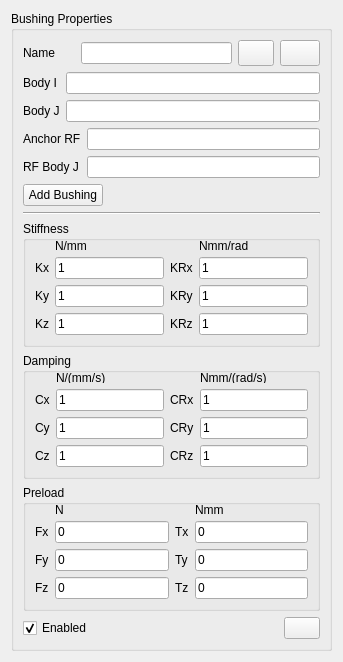
       <widget class="QWidget" name="pageBushing">
        <layout class="QVBoxLayout" name="verticalLayout_23">
         <item>
          <widget class="QGroupBox" name="grbBushing">
           <property name="title">
            <string>Bushing Properties</string>
           </property>
           <layout class="QVBoxLayout" name="verticalLayout_22">
            <item>
             <layout class="QGridLayout" name="gridLayout_31">
              <item row="0" column="0">
               <widget class="QLabel" name="label_54">
                <property name="text">
                 <string>Name      </string>
                </property>
               </widget>
              </item>
              <item row="0" column="1">
               <widget class="QLineEdit" name="Edit_BushingName">
                <property name="readOnly">
                 <bool>true</bool>
                </property>
               </widget>
              </item>
              <item row="0" column="2">
               <widget class="QPushButton" name="btnRenameBushing">
                <property name="maximumSize">
                 <size>
                  <width>36</width>
                  <height>26</height>
                 </size>
                </property>
                <property name="toolTip">
                 <string>Rename Bushing</string>
                </property>
                <property name="text">
                 <string/>
                </property>
                <property name="icon">
                 <iconset theme="QIcon::ThemeIcon::DocumentProperties"/>
                </property>
               </widget>
              </item>
              <item row="0" column="3">
               <widget class="QPushButton" name="btnDelBushing">
                <property name="minimumSize">
                 <size>
                  <width>36</width>
                  <height>26</height>
                 </size>
                </property>
                <property name="toolTip">
                 <string>Delete Bushing</string>
                </property>
                <property name="text">
                 <string/>
                </property>
                <property name="icon">
                 <iconset theme="QIcon::ThemeIcon::EditDelete"/>
                </property>
               </widget>
              </item>
             </layout>
            </item>
            <item>
             <layout class="QGridLayout" name="gridLayout_32">
              <item row="1" column="0">
               <widget class="QLabel" name="label_55">
                <property name="text">
                 <string>Body J</string>
                </property>
               </widget>
              </item>
              <item row="1" column="1">
               <widget class="QLineEdit" name="Edit_BodyJ_Bushing">
                <property name="toolTip">
                 <string>&lt;html&gt;&lt;head/&gt;&lt;body&gt;&lt;p&gt;Define second action Body or Ground&lt;/p&gt;&lt;/body&gt;&lt;/html&gt;</string>
                </property>
                <property name="readOnly">
                 <bool>true</bool>
                </property>
               </widget>
              </item>
              <item row="0" column="0">
               <widget class="QLabel" name="label_56">
                <property name="text">
                 <string>Body I</string>
                </property>
               </widget>
              </item>
              <item row="0" column="1">
               <widget class="QLineEdit" name="Edit_BodyI_Bushing">
                <property name="toolTip">
                 <string>&lt;html&gt;&lt;head/&gt;&lt;body&gt;&lt;p&gt;Define first action Body or Ground&lt;/p&gt;&lt;/body&gt;&lt;/html&gt;</string>
                </property>
                <property name="readOnly">
                 <bool>true</bool>
                </property>
               </widget>
              </item>
             </layout>
            </item>
            <item>
             <layout class="QGridLayout" name="gridLayout_33">
              <item row="1" column="0">
               <widget class="QLabel" name="lbl_Bushing_RFBodyJ">
                <property name="text">
                 <string>RF Body J</string>
                </property>
               </widget>
              </item>
              <item row="0" column="1">
               <widget class="QLineEdit" name="Edit_RFBodyI_Bushing">
                <property name="toolTip">
                 <string>&lt;html&gt;&lt;head/&gt;&lt;body&gt;&lt;p&gt;The Global Reference Frame defining the Bushing position as local Anchor points at Body_I and Body_J&lt;/p&gt;&lt;/body&gt;&lt;/html&gt;</string>
                </property>
                <property name="readOnly">
                 <bool>true</bool>
                </property>
               </widget>
              </item>
              <item row="0" column="0">
               <widget class="QLabel" name="lbl_Bushing_RFBodyI">
                <property name="text">
                 <string>Anchor RF</string>
                </property>
               </widget>
              </item>
              <item row="1" column="1">
               <widget class="QLineEdit" name="Edit_RFBodyJ_Bushing">
                <property name="enabled">
                 <bool>true</bool>
                </property>
                <property name="readOnly">
                 <bool>true</bool>
                </property>
               </widget>
              </item>
             </layout>
            </item>
            <item>
             <layout class="QGridLayout" name="gridLayout_37">
              <item row="0" column="1">
               <spacer name="horizontalSpacer_11">
                <property name="orientation">
                 <enum>Qt::Orientation::Horizontal</enum>
                </property>
                <property name="sizeHint" stdset="0">
                 <size>
                  <width>40</width>
                  <height>20</height>
                 </size>
                </property>
               </spacer>
              </item>
              <item row="0" column="0">
               <widget class="QPushButton" name="btnAddBushing">
                <property name="toolTip">
                 <string>&lt;html&gt;&lt;head/&gt;&lt;body&gt;&lt;p&gt;Create new Bushing (flexible connection)&lt;/p&gt;&lt;/body&gt;&lt;/html&gt;</string>
                </property>
                <property name="text">
                 <string>Add Bushing</string>
                </property>
               </widget>
              </item>
             </layout>
            </item>
            <item>
             <widget class="Line" name="line_5">
              <property name="orientation">
               <enum>Qt::Orientation::Horizontal</enum>
              </property>
             </widget>
            </item>
            <item>
             <widget class="QGroupBox" name="groupBox">
              <property name="title">
               <string>Stiffness</string>
              </property>
              <layout class="QVBoxLayout" name="verticalLayout_24">
               <property name="topMargin">
                <number>0</number>
               </property>
               <item>
                <layout class="QGridLayout" name="gridLayout_23">
                 <item row="0" column="1">
                  <widget class="QLabel" name="label_65">
                   <property name="maximumSize">
                    <size>
                     <width>16777215</width>
                     <height>10</height>
                    </size>
                   </property>
                   <property name="font">
                    <font>
                     <kerning>true</kerning>
                    </font>
                   </property>
                   <property name="text">
                    <string>N/mm</string>
                   </property>
                   <property name="textFormat">
                    <enum>Qt::TextFormat::AutoText</enum>
                   </property>
                  </widget>
                 </item>
                 <item row="0" column="3">
                  <widget class="QLabel" name="label_59">
                   <property name="maximumSize">
                    <size>
                     <width>16777215</width>
                     <height>10</height>
                    </size>
                   </property>
                   <property name="text">
                    <string>Nmm/rad</string>
                   </property>
                  </widget>
                 </item>
                 <item row="1" column="0">
                  <widget class="QLabel" name="label_32">
                   <property name="text">
                    <string>Kx</string>
                   </property>
                  </widget>
                 </item>
                 <item row="1" column="1">
                  <widget class="QLineEdit" name="Edit_Kx">
                   <property name="toolTip">
                    <string>&lt;html&gt;&lt;head/&gt;&lt;body&gt;&lt;p&gt;Translational Stiffness oriented along the X-axis of the Anchor RF&lt;/p&gt;&lt;/body&gt;&lt;/html&gt;</string>
                   </property>
                   <property name="text">
                    <string>1</string>
                   </property>
                  </widget>
                 </item>
                 <item row="1" column="2">
                  <widget class="QLabel" name="label_35">
                   <property name="text">
                    <string>KRx</string>
                   </property>
                  </widget>
                 </item>
                 <item row="1" column="3">
                  <widget class="QLineEdit" name="Edit_KRx">
                   <property name="toolTip">
                    <string>&lt;html&gt;&lt;head/&gt;&lt;body&gt;&lt;p&gt;Rotational Stiffness oriented along the X-axis of the Anchor RF&lt;/p&gt;&lt;/body&gt;&lt;/html&gt;</string>
                   </property>
                   <property name="text">
                    <string>1</string>
                   </property>
                  </widget>
                 </item>
                 <item row="2" column="0">
                  <widget class="QLabel" name="label_33">
                   <property name="text">
                    <string>Ky</string>
                   </property>
                  </widget>
                 </item>
                 <item row="2" column="1">
                  <widget class="QLineEdit" name="Edit_Ky">
                   <property name="toolTip">
                    <string>&lt;html&gt;&lt;head/&gt;&lt;body&gt;&lt;p&gt;Translational Stiffness oriented along the Y-axis of the Anchor RF&lt;/p&gt;&lt;/body&gt;&lt;/html&gt;</string>
                   </property>
                   <property name="text">
                    <string>1</string>
                   </property>
                  </widget>
                 </item>
                 <item row="2" column="2">
                  <widget class="QLabel" name="label_36">
                   <property name="text">
                    <string>KRy</string>
                   </property>
                  </widget>
                 </item>
                 <item row="2" column="3">
                  <widget class="QLineEdit" name="Edit_KRy">
                   <property name="toolTip">
                    <string>&lt;html&gt;&lt;head/&gt;&lt;body&gt;&lt;p&gt;Rotational Stiffness oriented along the Y-axis of the Anchor RF&lt;/p&gt;&lt;/body&gt;&lt;/html&gt;</string>
                   </property>
                   <property name="text">
                    <string>1</string>
                   </property>
                  </widget>
                 </item>
                 <item row="3" column="0">
                  <widget class="QLabel" name="label_34">
                   <property name="text">
                    <string>Kz</string>
                   </property>
                  </widget>
                 </item>
                 <item row="3" column="1">
                  <widget class="QLineEdit" name="Edit_Kz">
                   <property name="toolTip">
                    <string>&lt;html&gt;&lt;head/&gt;&lt;body&gt;&lt;p&gt;Translational Stiffness oriented along the Z-axis of the Anchor RF&lt;/p&gt;&lt;/body&gt;&lt;/html&gt;</string>
                   </property>
                   <property name="text">
                    <string>1</string>
                   </property>
                  </widget>
                 </item>
                 <item row="3" column="2">
                  <widget class="QLabel" name="label_37">
                   <property name="text">
                    <string>KRz</string>
                   </property>
                  </widget>
                 </item>
                 <item row="3" column="3">
                  <widget class="QLineEdit" name="Edit_KRz">
                   <property name="toolTip">
                    <string>&lt;html&gt;&lt;head/&gt;&lt;body&gt;&lt;p&gt;Rotational Stiffness oriented along the Z-axis of the Anchor RF&lt;/p&gt;&lt;/body&gt;&lt;/html&gt;</string>
                   </property>
                   <property name="text">
                    <string>1</string>
                   </property>
                  </widget>
                 </item>
                </layout>
               </item>
              </layout>
             </widget>
            </item>
            <item>
             <widget class="QGroupBox" name="groupBox_2">
              <property name="title">
               <string>Damping</string>
              </property>
              <layout class="QVBoxLayout" name="verticalLayout_25">
               <property name="topMargin">
                <number>0</number>
               </property>
               <item>
                <layout class="QGridLayout" name="gridLayout_24">
                 <item row="0" column="1">
                  <widget class="QLabel" name="label_66">
                   <property name="maximumSize">
                    <size>
                     <width>16777215</width>
                     <height>10</height>
                    </size>
                   </property>
                   <property name="text">
                    <string>N/(mm/s)</string>
                   </property>
                   <property name="textFormat">
                    <enum>Qt::TextFormat::AutoText</enum>
                   </property>
                  </widget>
                 </item>
                 <item row="0" column="3">
                  <widget class="QLabel" name="label_62">
                   <property name="maximumSize">
                    <size>
                     <width>16777215</width>
                     <height>10</height>
                    </size>
                   </property>
                   <property name="text">
                    <string>Nmm/(rad/s)</string>
                   </property>
                  </widget>
                 </item>
                 <item row="1" column="0">
                  <widget class="QLabel" name="label_67">
                   <property name="text">
                    <string>Cx</string>
                   </property>
                  </widget>
                 </item>
                 <item row="1" column="1">
                  <widget class="QLineEdit" name="Edit_Cx">
                   <property name="toolTip">
                    <string>&lt;html&gt;&lt;head/&gt;&lt;body&gt;&lt;p&gt;Translational Damping oriented along the X-axis of the Anchor RF&lt;/p&gt;&lt;/body&gt;&lt;/html&gt;</string>
                   </property>
                   <property name="text">
                    <string>1</string>
                   </property>
                  </widget>
                 </item>
                 <item row="1" column="2">
                  <widget class="QLabel" name="label_68">
                   <property name="text">
                    <string>CRx</string>
                   </property>
                  </widget>
                 </item>
                 <item row="1" column="3">
                  <widget class="QLineEdit" name="Edit_CRx">
                   <property name="toolTip">
                    <string>&lt;html&gt;&lt;head/&gt;&lt;body&gt;&lt;p&gt;Rotational Damping oriented along the X-axis of the Anchor RF&lt;/p&gt;&lt;/body&gt;&lt;/html&gt;</string>
                   </property>
                   <property name="text">
                    <string>1</string>
                   </property>
                  </widget>
                 </item>
                 <item row="2" column="0">
                  <widget class="QLabel" name="label_69">
                   <property name="text">
                    <string>Cy</string>
                   </property>
                  </widget>
                 </item>
                 <item row="2" column="1">
                  <widget class="QLineEdit" name="Edit_Cy">
                   <property name="toolTip">
                    <string>&lt;html&gt;&lt;head/&gt;&lt;body&gt;&lt;p&gt;Translational Damping oriented along the Y-axis of the Anchor RF&lt;/p&gt;&lt;/body&gt;&lt;/html&gt;</string>
                   </property>
                   <property name="text">
                    <string>1</string>
                   </property>
                  </widget>
                 </item>
                 <item row="2" column="2">
                  <widget class="QLabel" name="label_70">
                   <property name="text">
                    <string>CRy</string>
                   </property>
                  </widget>
                 </item>
                 <item row="2" column="3">
                  <widget class="QLineEdit" name="Edit_CRy">
                   <property name="toolTip">
                    <string>&lt;html&gt;&lt;head/&gt;&lt;body&gt;&lt;p&gt;Rotational Damping oriented along the Y-axis of the Anchor RF&lt;/p&gt;&lt;/body&gt;&lt;/html&gt;</string>
                   </property>
                   <property name="text">
                    <string>1</string>
                   </property>
                  </widget>
                 </item>
                 <item row="3" column="0">
                  <widget class="QLabel" name="label_71">
                   <property name="text">
                    <string>Cz</string>
                   </property>
                  </widget>
                 </item>
                 <item row="3" column="1">
                  <widget class="QLineEdit" name="Edit_Cz">
                   <property name="toolTip">
                    <string>&lt;html&gt;&lt;head/&gt;&lt;body&gt;&lt;p&gt;Translational Damping oriented along the Z-axis of the Anchor RF&lt;/p&gt;&lt;/body&gt;&lt;/html&gt;</string>
                   </property>
                   <property name="text">
                    <string>1</string>
                   </property>
                  </widget>
                 </item>
                 <item row="3" column="2">
                  <widget class="QLabel" name="label_72">
                   <property name="text">
                    <string>CRz</string>
                   </property>
                  </widget>
                 </item>
                 <item row="3" column="3">
                  <widget class="QLineEdit" name="Edit_CRz">
                   <property name="toolTip">
                    <string>&lt;html&gt;&lt;head/&gt;&lt;body&gt;&lt;p&gt;Rotational Damping oriented along the Z-axis of the Anchor RF&lt;/p&gt;&lt;/body&gt;&lt;/html&gt;</string>
                   </property>
                   <property name="text">
                    <string>1</string>
                   </property>
                  </widget>
                 </item>
                </layout>
               </item>
              </layout>
             </widget>
            </item>
            <item>
             <widget class="QGroupBox" name="groupBox_3">
              <property name="title">
               <string>Preload</string>
              </property>
              <layout class="QVBoxLayout" name="verticalLayout_26">
               <property name="topMargin">
                <number>0</number>
               </property>
               <item>
                <layout class="QGridLayout" name="gridLayout_38">
                 <item row="0" column="1">
                  <widget class="QLabel" name="label_73">
                   <property name="maximumSize">
                    <size>
                     <width>16777215</width>
                     <height>10</height>
                    </size>
                   </property>
                   <property name="text">
                    <string>N</string>
                   </property>
                   <property name="textFormat">
                    <enum>Qt::TextFormat::AutoText</enum>
                   </property>
                  </widget>
                 </item>
                 <item row="0" column="3">
                  <widget class="QLabel" name="label_63">
                   <property name="maximumSize">
                    <size>
                     <width>16777215</width>
                     <height>10</height>
                    </size>
                   </property>
                   <property name="text">
                    <string>Nmm</string>
                   </property>
                  </widget>
                 </item>
                 <item row="1" column="0">
                  <widget class="QLabel" name="label_74">
                   <property name="text">
                    <string>Fx</string>
                   </property>
                  </widget>
                 </item>
                 <item row="1" column="1">
                  <widget class="QLineEdit" name="Edit_Px">
                   <property name="toolTip">
                    <string>&lt;html&gt;&lt;head/&gt;&lt;body&gt;&lt;p&gt;Force preload along the X-axis of the Anchor RF&lt;/p&gt;&lt;/body&gt;&lt;/html&gt;</string>
                   </property>
                   <property name="text">
                    <string>0</string>
                   </property>
                  </widget>
                 </item>
                 <item row="1" column="2">
                  <widget class="QLabel" name="label_75">
                   <property name="text">
                    <string>Tx</string>
                   </property>
                  </widget>
                 </item>
                 <item row="1" column="3">
                  <widget class="QLineEdit" name="Edit_PRx">
                   <property name="toolTip">
                    <string>&lt;html&gt;&lt;head/&gt;&lt;body&gt;&lt;p&gt;Torque preload along the X-axis of the Anchor RF&lt;/p&gt;&lt;/body&gt;&lt;/html&gt;</string>
                   </property>
                   <property name="text">
                    <string>0</string>
                   </property>
                  </widget>
                 </item>
                 <item row="2" column="0">
                  <widget class="QLabel" name="label_76">
                   <property name="text">
                    <string>Fy</string>
                   </property>
                  </widget>
                 </item>
                 <item row="2" column="1">
                  <widget class="QLineEdit" name="Edit_Py">
                   <property name="toolTip">
                    <string>&lt;html&gt;&lt;head/&gt;&lt;body&gt;&lt;p&gt;Force preload along the Y-axis of the Anchor RF&lt;/p&gt;&lt;/body&gt;&lt;/html&gt;</string>
                   </property>
                   <property name="text">
                    <string>0</string>
                   </property>
                  </widget>
                 </item>
                 <item row="2" column="2">
                  <widget class="QLabel" name="label_77">
                   <property name="text">
                    <string>Ty</string>
                   </property>
                  </widget>
                 </item>
                 <item row="2" column="3">
                  <widget class="QLineEdit" name="Edit_PRy">
                   <property name="toolTip">
                    <string>&lt;html&gt;&lt;head/&gt;&lt;body&gt;&lt;p&gt;Torque preload along the Y-axis of the Anchor RF&lt;/p&gt;&lt;/body&gt;&lt;/html&gt;</string>
                   </property>
                   <property name="text">
                    <string>0</string>
                   </property>
                  </widget>
                 </item>
                 <item row="3" column="0">
                  <widget class="QLabel" name="label_78">
                   <property name="text">
                    <string>Fz</string>
                   </property>
                  </widget>
                 </item>
                 <item row="3" column="1">
                  <widget class="QLineEdit" name="Edit_Pz">
                   <property name="toolTip">
                    <string>&lt;html&gt;&lt;head/&gt;&lt;body&gt;&lt;p&gt;Force preload along the Z-axis of the Anchor RF&lt;/p&gt;&lt;/body&gt;&lt;/html&gt;</string>
                   </property>
                   <property name="text">
                    <string>0</string>
                   </property>
                  </widget>
                 </item>
                 <item row="3" column="2">
                  <widget class="QLabel" name="label_79">
                   <property name="text">
                    <string>Tz</string>
                   </property>
                  </widget>
                 </item>
                 <item row="3" column="3">
                  <widget class="QLineEdit" name="Edit_PRz">
                   <property name="toolTip">
                    <string>&lt;html&gt;&lt;head/&gt;&lt;body&gt;&lt;p&gt;Torque preload along the Z-axis of the Anchor RF&lt;/p&gt;&lt;/body&gt;&lt;/html&gt;</string>
                   </property>
                   <property name="text">
                    <string>0</string>
                   </property>
                  </widget>
                 </item>
                </layout>
               </item>
              </layout>
             </widget>
            </item>
            <item>
             <layout class="QGridLayout" name="gridLayout_39">
              <item row="0" column="0">
               <widget class="QCheckBox" name="chkEnabledBushing">
                <property name="toolTip">
                 <string>&lt;html&gt;&lt;head/&gt;&lt;body&gt;&lt;p&gt;Enable / disable Bushing in the Simulation&lt;/p&gt;&lt;/body&gt;&lt;/html&gt;</string>
                </property>
                <property name="text">
                 <string>Enabled</string>
                </property>
                <property name="checked">
                 <bool>true</bool>
                </property>
               </widget>
              </item>
              <item row="0" column="2">
               <spacer name="horizontalSpacer_13">
                <property name="orientation">
                 <enum>Qt::Orientation::Horizontal</enum>
                </property>
                <property name="sizeHint" stdset="0">
                 <size>
                  <width>40</width>
                  <height>20</height>
                 </size>
                </property>
               </spacer>
              </item>
              <item row="0" column="3">
               <widget class="QPushButton" name="btnUpdateBushing">
                <property name="maximumSize">
                 <size>
                  <width>36</width>
                  <height>26</height>
                 </size>
                </property>
                <property name="toolTip">
                 <string>&lt;html&gt;&lt;head/&gt;&lt;body&gt;&lt;p&gt;Apply the Stiffness, Damping and Preload properties of the Bushing&lt;/p&gt;&lt;/body&gt;&lt;/html&gt;</string>
                </property>
                <property name="text">
                 <string/>
                </property>
                <property name="icon">
                 <iconset theme="QIcon::ThemeIcon::SyncSynchronizing"/>
                </property>
               </widget>
              </item>
             </layout>
            </item>
           </layout>
          </widget>
         </item>
        </layout>
       </widget>
